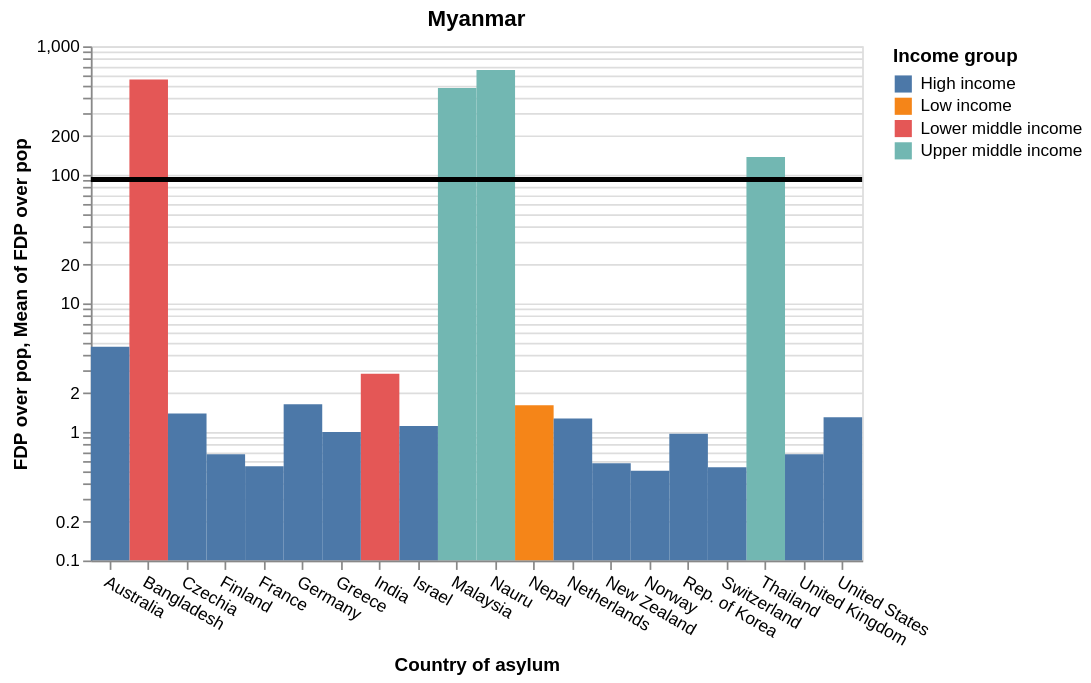

Write the Vega-Lite specification saved for this chart.
### Vega-Lite specification from a JSON file in a GitHub repository (floating-point values rounded to 4 significant figures)
{"$schema": "https://vega.github.io/schema/vega-lite/v5.json", "description": "A simple bar chart with embedded data.", "width": 450, "height": 300, "title": "Myanmar", "data": {"values": [{"Country of origin (ISO)": "MMR", "Country of asylum (ISO)": "NRU", "Country of origin": "Myanmar", "Country of asylum": "Nauru", "FDP": "71", "Income group": "Upper middle income", "population": "10873", "asylum_latitude": "-0.522778", "asylum_longitude": "166.931503", "origin_latitude": "21.913965", "origin_longitude": "95.956223", "FDP over pop": "652.99", "fdprank": "19", "rank": "1"}, {"Country of origin (ISO)": "MMR", "Country of asylum (ISO)": "BGD", "Country of origin": "Myanmar", "Country of asylum": "Bangladesh", "FDP": "918898", "Income group": "Lower middle income", "population": "166303494", "asylum_latitude": "23.684994", "asylum_longitude": "90.356331", "origin_latitude": "21.913965", "origin_longitude": "95.956223", "FDP over pop": "552.54", "fdprank": "1", "rank": "2"}, {"Country of origin (ISO)": "MMR", "Country of asylum (ISO)": "MYS", "Country of origin": "Myanmar", "Country of asylum": "Malaysia", "FDP": "155405", "Income group": "Upper middle income", "population": "32776195", "asylum_latitude": "4.210484", "asylum_longitude": "101.975766", "origin_latitude": "21.913965", "origin_longitude": "95.956223", "FDP over pop": "474.14", "fdprank": "2", "rank": "3"}, {"Country of origin (ISO)": "MMR", "Country of asylum (ISO)": "THA", "Country of origin": "Myanmar", "Country of asylum": "Thailand", "FDP": "96086", "Income group": "Upper middle income", "population": "69950844", "asylum_latitude": "15.870032", "asylum_longitude": "100.992541", "origin_latitude": "21.913965", "origin_longitude": "95.956223", "FDP over pop": "137.36", "fdprank": "3", "rank": "4"}, {"Country of origin (ISO)": "MMR", "Country of asylum (ISO)": "AUS", "Country of origin": "Myanmar", "Country of asylum": "Australia", "FDP": "1184", "Income group": "High income", "population": "25739256", "asylum_latitude": "-25.274398", "asylum_longitude": "133.775136", "origin_latitude": "21.913965", "origin_longitude": "95.956223", "FDP over pop": "4.6", "fdprank": "7", "rank": "5"}, {"Country of origin (ISO)": "MMR", "Country of asylum (ISO)": "IND", "Country of origin": "Myanmar", "Country of asylum": "India", "FDP": "39617", "Income group": "Lower middle income", "population": "1393409033", "asylum_latitude": "20.593684", "asylum_longitude": "78.96288", "origin_latitude": "21.913965", "origin_longitude": "95.956223", "FDP over pop": "2.84", "fdprank": "4", "rank": "6"}, {"Country of origin (ISO)": "MMR", "Country of asylum (ISO)": "DEU", "Country of origin": "Myanmar", "Country of asylum": "Germany", "FDP": "1362", "Income group": "High income", "population": "83129285", "asylum_latitude": "51.165691", "asylum_longitude": "10.451526", "origin_latitude": "21.913965", "origin_longitude": "95.956223", "FDP over pop": "1.64", "fdprank": "6", "rank": "7"}, {"Country of origin (ISO)": "MMR", "Country of asylum (ISO)": "NPL", "Country of origin": "Myanmar", "Country of asylum": "Nepal", "FDP": "478", "Income group": "Low income", "population": "29674920", "asylum_latitude": "28.394857", "asylum_longitude": "84.124008", "origin_latitude": "21.913965", "origin_longitude": "95.956223", "FDP over pop": "1.61", "fdprank": "11", "rank": "8"}, {"Country of origin (ISO)": "MMR", "Country of asylum (ISO)": "CZE", "Country of origin": "Myanmar", "Country of asylum": "Czechia", "FDP": "149", "Income group": "High income", "population": "10703446", "asylum_latitude": "49.817492", "asylum_longitude": "15.472962", "origin_latitude": "21.913965", "origin_longitude": "95.956223", "FDP over pop": "1.39", "fdprank": "15", "rank": "9"}, {"Country of origin (ISO)": "MMR", "Country of asylum (ISO)": "USA", "Country of origin": "Myanmar", "Country of asylum": "United States", "FDP": "4319", "Income group": "High income", "population": "331893745", "asylum_latitude": "37.09024", "asylum_longitude": "-95.712891", "origin_latitude": "21.913965", "origin_longitude": "95.956223", "FDP over pop": "1.3", "fdprank": "5", "rank": "10"}, {"Country of origin (ISO)": "MMR", "Country of asylum (ISO)": "NLD", "Country of origin": "Myanmar", "Country of asylum": "Netherlands", "FDP": "223", "Income group": "High income", "population": "17533405", "asylum_latitude": "52.132633", "asylum_longitude": "5.291266", "origin_latitude": "21.913965", "origin_longitude": "95.956223", "FDP over pop": "1.27", "fdprank": "14", "rank": "11"}, {"Country of origin (ISO)": "MMR", "Country of asylum (ISO)": "ISR", "Country of origin": "Myanmar", "Country of asylum": "Israel", "FDP": "104", "Income group": "High income", "population": "9364000", "asylum_latitude": "31.046051", "asylum_longitude": "34.851612", "origin_latitude": "21.913965", "origin_longitude": "95.956223", "FDP over pop": "1.11", "fdprank": "18", "rank": "12"}, {"Country of origin (ISO)": "MMR", "Country of asylum (ISO)": "GRC", "Country of origin": "Myanmar", "Country of asylum": "Greece", "FDP": "107", "Income group": "High income", "population": "10664568", "asylum_latitude": "39.074208", "asylum_longitude": "21.824312", "origin_latitude": "21.913965", "origin_longitude": "95.956223", "FDP over pop": "1", "fdprank": "17", "rank": "13"}, {"Country of origin (ISO)": "MMR", "Country of asylum (ISO)": "KOR", "Country of origin": "Myanmar", "Country of asylum": "Rep. of Korea", "FDP": "503", "Income group": "High income", "population": "51744876", "asylum_latitude": "35.907757", "asylum_longitude": "127.766922", "origin_latitude": "21.913965", "origin_longitude": "95.956223", "FDP over pop": "0.97", "fdprank": "10", "rank": "14"}, {"Country of origin (ISO)": "MMR", "Country of asylum (ISO)": "GBR", "Country of origin": "Myanmar", "Country of asylum": "United Kingdom", "FDP": "454", "Income group": "High income", "population": "67326569", "asylum_latitude": "55.378051", "asylum_longitude": "-3.435973", "origin_latitude": "21.913965", "origin_longitude": "95.956223", "FDP over pop": "0.67", "fdprank": "12", "rank": "15"}, {"Country of origin (ISO)": "MMR", "Country of asylum (ISO)": "FIN", "Country of origin": "Myanmar", "Country of asylum": "Finland", "FDP": "37", "Income group": "High income", "population": "5541696", "asylum_latitude": "61.92411", "asylum_longitude": "25.748151", "origin_latitude": "21.913965", "origin_longitude": "95.956223", "FDP over pop": "0.67", "fdprank": "23", "rank": "16"}, {"Country of origin (ISO)": "MMR", "Country of asylum (ISO)": "NZL", "Country of origin": "Myanmar", "Country of asylum": "New Zealand", "FDP": "29", "Income group": "High income", "population": "5122600", "asylum_latitude": "-40.900557", "asylum_longitude": "174.885971", "origin_latitude": "21.913965", "origin_longitude": "95.956223", "FDP over pop": "0.57", "fdprank": "28", "rank": "17"}, {"Country of origin (ISO)": "MMR", "Country of asylum (ISO)": "FRA", "Country of origin": "Myanmar", "Country of asylum": "France", "FDP": "367", "Income group": "High income", "population": "67499343", "asylum_latitude": "46.227638", "asylum_longitude": "2.213749", "origin_latitude": "21.913965", "origin_longitude": "95.956223", "FDP over pop": "0.54", "fdprank": "13", "rank": "18"}, {"Country of origin (ISO)": "MMR", "Country of asylum (ISO)": "CHE", "Country of origin": "Myanmar", "Country of asylum": "Switzerland", "FDP": "46", "Income group": "High income", "population": "8697723", "asylum_latitude": "46.818188", "asylum_longitude": "8.227512", "origin_latitude": "21.913965", "origin_longitude": "95.956223", "FDP over pop": "0.53", "fdprank": "21", "rank": "19"}, {"Country of origin (ISO)": "MMR", "Country of asylum (ISO)": "NOR", "Country of origin": "Myanmar", "Country of asylum": "Norway", "FDP": "27", "Income group": "High income", "population": "5408320", "asylum_latitude": "60.472024", "asylum_longitude": "8.468946", "origin_latitude": "21.913965", "origin_longitude": "95.956223", "FDP over pop": "0.5", "fdprank": "29", "rank": "20"}, {"Country of origin (ISO)": "MMR", "Country of asylum (ISO)": "JPN", "Country of origin": "Myanmar", "Country of asylum": "Japan", "FDP": "583", "Income group": "High income", "population": "125681593", "asylum_latitude": "36.204824", "asylum_longitude": "138.252924", "origin_latitude": "21.913965", "origin_longitude": "95.956223", "FDP over pop": "0.46", "fdprank": "9", "rank": "21"}, {"Country of origin (ISO)": "MMR", "Country of asylum (ISO)": "AUT", "Country of origin": "Myanmar", "Country of asylum": "Austria", "FDP": "41", "Income group": "High income", "population": "8956279", "asylum_latitude": "47.516231", "asylum_longitude": "14.550072", "origin_latitude": "21.913965", "origin_longitude": "95.956223", "FDP over pop": "0.46", "fdprank": "22", "rank": "22"}, {"Country of origin (ISO)": "MMR", "Country of asylum (ISO)": "IRL", "Country of origin": "Myanmar", "Country of asylum": "Ireland", "FDP": "18", "Income group": "High income", "population": "5028230", "asylum_latitude": "53.41291", "asylum_longitude": "-8.24389", "origin_latitude": "21.913965", "origin_longitude": "95.956223", "FDP over pop": "0.36", "fdprank": "31", "rank": "23"}, {"Country of origin (ISO)": "MMR", "Country of asylum (ISO)": "SAU", "Country of origin": "Myanmar", "Country of asylum": "Saudi Arabia", "FDP": "115", "Income group": "High income", "population": "35340680", "asylum_latitude": "23.885942", "asylum_longitude": "45.079162", "origin_latitude": "21.913965", "origin_longitude": "95.956223", "FDP over pop": "0.33", "fdprank": "16", "rank": "24"}, {"Country of origin (ISO)": "MMR", "Country of asylum (ISO)": "DNK", "Country of origin": "Myanmar", "Country of asylum": "Denmark", "FDP": "18", "Income group": "High income", "population": "5856733", "asylum_latitude": "56.26392", "asylum_longitude": "9.501785", "origin_latitude": "21.913965", "origin_longitude": "95.956223", "FDP over pop": "0.31", "fdprank": "30", "rank": "25"}, {"Country of origin (ISO)": "MMR", "Country of asylum (ISO)": "IDN", "Country of origin": "Myanmar", "Country of asylum": "Indonesia", "FDP": "682", "Income group": "Lower middle income", "population": "276361788", "asylum_latitude": "-0.789275", "asylum_longitude": "113.921327", "origin_latitude": "21.913965", "origin_longitude": "95.956223", "FDP over pop": "0.25", "fdprank": "8", "rank": "26"}, {"Country of origin (ISO)": "MMR", "Country of asylum (ISO)": "ARM", "Country of origin": "Myanmar", "Country of asylum": "Armenia", "FDP": "5", "Income group": "Upper middle income", "population": "2968128", "asylum_latitude": "40.069099", "asylum_longitude": "45.038189", "origin_latitude": "21.913965", "origin_longitude": "95.956223", "FDP over pop": "0.17", "fdprank": "40", "rank": "27"}, {"Country of origin (ISO)": "MMR", "Country of asylum (ISO)": "LKA", "Country of origin": "Myanmar", "Country of asylum": "Sri Lanka", "FDP": "35", "Income group": "Upper middle income", "population": "22156000", "asylum_latitude": "7.873054", "asylum_longitude": "80.771797", "origin_latitude": "21.913965", "origin_longitude": "95.956223", "FDP over pop": "0.16", "fdprank": "24", "rank": "28"}, {"Country of origin (ISO)": "MMR", "Country of asylum (ISO)": "ROU", "Country of origin": "Myanmar", "Country of asylum": "Romania", "FDP": "30", "Income group": "Upper middle income", "population": "19115146", "asylum_latitude": "45.943161", "asylum_longitude": "24.96676", "origin_latitude": "21.913965", "origin_longitude": "95.956223", "FDP over pop": "0.16", "fdprank": "27", "rank": "29"}, {"Country of origin (ISO)": "MMR", "Country of asylum (ISO)": "BEL", "Country of origin": "Myanmar", "Country of asylum": "Belgium", "FDP": "13", "Income group": "High income", "population": "11587882", "asylum_latitude": "50.503887", "asylum_longitude": "4.469936", "origin_latitude": "21.913965", "origin_longitude": "95.956223", "FDP over pop": "0.11", "fdprank": "35", "rank": "30"}, {"Country of origin (ISO)": "MMR", "Country of asylum (ISO)": "SWE", "Country of origin": "Myanmar", "Country of asylum": "Sweden", "FDP": "11", "Income group": "High income", "population": "10415811", "asylum_latitude": "60.128161", "asylum_longitude": "18.643501", "origin_latitude": "21.913965", "origin_longitude": "95.956223", "FDP over pop": "0.11", "fdprank": "36", "rank": "31"}, {"Country of origin (ISO)": "MMR", "Country of asylum (ISO)": "KHM", "Country of origin": "Myanmar", "Country of asylum": "Cambodia", "FDP": "15", "Income group": "Lower middle income", "population": "16946446", "asylum_latitude": "12.565679", "asylum_longitude": "104.990963", "origin_latitude": "21.913965", "origin_longitude": "95.956223", "FDP over pop": "0.09", "fdprank": "32", "rank": "32"}, {"Country of origin (ISO)": "MMR", "Country of asylum (ISO)": "CAN", "Country of origin": "Myanmar", "Country of asylum": "Canada", "FDP": "31", "Income group": "High income", "population": "38246108", "asylum_latitude": "56.130366", "asylum_longitude": "-106.346771", "origin_latitude": "21.913965", "origin_longitude": "95.956223", "FDP over pop": "0.08", "fdprank": "26", "rank": "33"}, {"Country of origin (ISO)": "MMR", "Country of asylum (ISO)": "PNG", "Country of origin": "Myanmar", "Country of asylum": "Papua New Guinea", "FDP": "5", "Income group": "Lower middle income", "population": "9119005", "asylum_latitude": "-6.314993", "asylum_longitude": "143.95555", "origin_latitude": "21.913965", "origin_longitude": "95.956223", "FDP over pop": "0.05", "fdprank": "41", "rank": "34"}, {"Country of origin (ISO)": "MMR", "Country of asylum (ISO)": "IRN", "Country of origin": "Myanmar", "Country of asylum": "Iran", "FDP": "34", "Income group": "Upper middle income", "population": "85028760", "asylum_latitude": "32.427908", "asylum_longitude": "53.688046", "origin_latitude": "21.913965", "origin_longitude": "95.956223", "FDP over pop": "0.04", "fdprank": "25", "rank": "35"}, {"Country of origin (ISO)": "MMR", "Country of asylum (ISO)": "ESP", "Country of origin": "Myanmar", "Country of asylum": "Spain", "FDP": "13", "Income group": "High income", "population": "47326687", "asylum_latitude": "40.463667", "asylum_longitude": "-3.74922", "origin_latitude": "21.913965", "origin_longitude": "95.956223", "FDP over pop": "0.03", "fdprank": "34", "rank": "36"}, {"Country of origin (ISO)": "MMR", "Country of asylum (ISO)": "PAK", "Country of origin": "Myanmar", "Country of asylum": "Pakistan", "FDP": "54", "Income group": "Lower middle income", "population": "225199929", "asylum_latitude": "30.375321", "asylum_longitude": "69.345116", "origin_latitude": "21.913965", "origin_longitude": "95.956223", "FDP over pop": "0.02", "fdprank": "20", "rank": "37"}, {"Country of origin (ISO)": "MMR", "Country of asylum (ISO)": "ITA", "Country of origin": "Myanmar", "Country of asylum": "Italy", "FDP": "14", "Income group": "High income", "population": "59066225", "asylum_latitude": "41.87194", "asylum_longitude": "12.56738", "origin_latitude": "21.913965", "origin_longitude": "95.956223", "FDP over pop": "0.02", "fdprank": "33", "rank": "38"}, {"Country of origin (ISO)": "MMR", "Country of asylum (ISO)": "PHL", "Country of origin": "Myanmar", "Country of asylum": "Philippines", "FDP": "10", "Income group": "Lower middle income", "population": "111046910", "asylum_latitude": "12.879721", "asylum_longitude": "121.774017", "origin_latitude": "21.913965", "origin_longitude": "95.956223", "FDP over pop": "0.01", "fdprank": "37", "rank": "39"}, {"Country of origin (ISO)": "MMR", "Country of asylum (ISO)": "UKR", "Country of origin": "Myanmar", "Country of asylum": "Ukraine", "FDP": "6", "Income group": "Lower middle income", "population": "43814581", "asylum_latitude": "48.379433", "asylum_longitude": "31.16558", "origin_latitude": "21.913965", "origin_longitude": "95.956223", "FDP over pop": "0.01", "fdprank": "38", "rank": "40"}, {"Country of origin (ISO)": "MMR", "Country of asylum (ISO)": "BRA", "Country of origin": "Myanmar", "Country of asylum": "Brazil", "FDP": "6", "Income group": "Upper middle income", "population": "213993441", "asylum_latitude": "-14.235004", "asylum_longitude": "-51.92528", "origin_latitude": "21.913965", "origin_longitude": "95.956223", "FDP over pop": "0", "fdprank": "39", "rank": "41"}, {"Country of origin (ISO)": "MMR", "Country of asylum (ISO)": "MMR", "Country of origin": "Myanmar", "Country of asylum": "Myanmar", "FDP": "0", "Income group": "Lower middle income", "population": "54806014", "asylum_latitude": "21.913965", "asylum_longitude": "95.956223", "origin_latitude": "21.913965", "origin_longitude": "95.956223", "FDP over pop": "0", "fdprank": "42", "rank": "42"}]}, "transform": [{"filter": "datum.rank <= 20"}], "layer": [{"mark": {"type": "rect"}, "encoding": {"x": {"field": "Country of asylum", "type": "nominal", "axis": {"labelAngle": 30}}, "y": {"field": "FDP over pop", "type": "quantitative", "scale": {"type": "log"}}, "color": {"field": "Income group"}, "tooltip": [{"field": "Country of asylum", "type": "nominal"}, {"field": "FDP over pop", "type": "quantitative", "title": "FDPs hosted per 100,000 pop.", "format": "0.2f"}, {"field": "FDP", "type": "quantitative", "title": "Total FDPs", "format": ","}], "opacity": {"value": 1}}}, {"mark": "rule", "encoding": {"y": {"aggregate": "mean", "field": "FDP over pop", "type": "quantitative"}, "color": {}, "size": {"value": 3}}}, {"mark": {"type": "text", "align": "center", "dx": -40, "dy": -70, "fontWeight": "bold"}, "encoding": {"x": {}, "y": {"aggregate": "mean", "field": "FDP over pop", "type": "quantitative"}, "text": {}}}], "config": {"view": {}, "background": "#ff000000"}}
